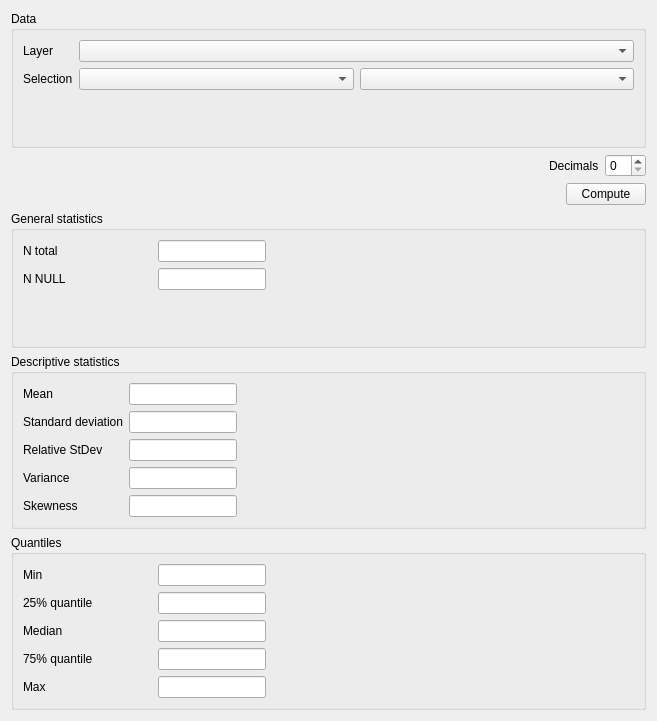
<?xml version="1.0" encoding="UTF-8"?>
<ui version="4.0">
 <class>descriptive_statistics_page</class>
 <widget class="QWidget" name="descriptive_statistics_page">
  <property name="geometry">
   <rect>
    <x>0</x>
    <y>0</y>
    <width>657</width>
    <height>721</height>
   </rect>
  </property>
  <property name="sizePolicy">
   <sizepolicy hsizetype="Maximum" vsizetype="Fixed">
    <horstretch>0</horstretch>
    <verstretch>0</verstretch>
   </sizepolicy>
  </property>
  <property name="windowTitle">
   <string>Form</string>
  </property>
  <layout class="QVBoxLayout" name="verticalLayout">
   <item>
    <widget class="QGroupBox" name="groupBox">
     <property name="title">
      <string>Data</string>
     </property>
     <layout class="QFormLayout" name="formLayout_4">
      <item row="0" column="0">
       <widget class="QLabel" name="label">
        <property name="text">
         <string>Layer</string>
        </property>
       </widget>
      </item>
      <item row="0" column="1">
       <widget class="QgsMapLayerComboBox" name="layer"/>
      </item>
      <item row="1" column="0">
       <widget class="QLabel" name="label_2">
        <property name="text">
         <string>Selection</string>
        </property>
       </widget>
      </item>
      <item row="1" column="1">
       <layout class="QHBoxLayout" name="horizontalLayout_3">
        <item>
         <widget class="QgsFieldComboBox" name="field"/>
        </item>
        <item>
         <widget class="QgsRasterBandComboBox" name="band"/>
        </item>
       </layout>
      </item>
     </layout>
    </widget>
   </item>
   <item>
    <layout class="QHBoxLayout" name="horizontalLayout">
     <item>
      <spacer name="horizontalSpacer">
       <property name="orientation">
        <enum>Qt::Horizontal</enum>
       </property>
       <property name="sizeHint" stdset="0">
        <size>
         <width>378</width>
         <height>20</height>
        </size>
       </property>
      </spacer>
     </item>
     <item>
      <widget class="QLabel" name="label_3">
       <property name="text">
        <string>Decimals</string>
       </property>
      </widget>
     </item>
     <item>
      <widget class="QSpinBox" name="decimals"/>
     </item>
    </layout>
   </item>
   <item>
    <layout class="QHBoxLayout" name="horizontalLayout_2">
     <item>
      <spacer name="horizontalSpacer_2">
       <property name="orientation">
        <enum>Qt::Horizontal</enum>
       </property>
       <property name="sizeHint" stdset="0">
        <size>
         <width>518</width>
         <height>20</height>
        </size>
       </property>
      </spacer>
     </item>
     <item>
      <widget class="QPushButton" name="compute_btn">
       <property name="text">
        <string>Compute</string>
       </property>
      </widget>
     </item>
    </layout>
   </item>
   <item>
    <widget class="QGroupBox" name="groupBox_2">
     <property name="title">
      <string>General statistics</string>
     </property>
     <layout class="QFormLayout" name="formLayout">
      <item row="0" column="0">
       <widget class="QLabel" name="label_4">
        <property name="minimumSize">
         <size>
          <width>129</width>
          <height>0</height>
         </size>
        </property>
        <property name="text">
         <string>N total</string>
        </property>
       </widget>
      </item>
      <item row="0" column="1">
       <widget class="QLineEdit" name="n_total">
        <property name="sizePolicy">
         <sizepolicy hsizetype="Maximum" vsizetype="Fixed">
          <horstretch>0</horstretch>
          <verstretch>0</verstretch>
         </sizepolicy>
        </property>
       </widget>
      </item>
      <item row="1" column="0">
       <widget class="QLabel" name="label_5">
        <property name="minimumSize">
         <size>
          <width>129</width>
          <height>0</height>
         </size>
        </property>
        <property name="text">
         <string>N NULL</string>
        </property>
       </widget>
      </item>
      <item row="1" column="1">
       <widget class="QLineEdit" name="n_null">
        <property name="sizePolicy">
         <sizepolicy hsizetype="Maximum" vsizetype="Fixed">
          <horstretch>0</horstretch>
          <verstretch>0</verstretch>
         </sizepolicy>
        </property>
       </widget>
      </item>
     </layout>
    </widget>
   </item>
   <item>
    <widget class="QGroupBox" name="groupBox_3">
     <property name="title">
      <string>Descriptive statistics</string>
     </property>
     <layout class="QFormLayout" name="formLayout_2">
      <item row="0" column="0">
       <widget class="QLabel" name="label_6">
        <property name="text">
         <string>Mean</string>
        </property>
       </widget>
      </item>
      <item row="0" column="1">
       <widget class="QLineEdit" name="mean">
        <property name="sizePolicy">
         <sizepolicy hsizetype="Maximum" vsizetype="Fixed">
          <horstretch>0</horstretch>
          <verstretch>0</verstretch>
         </sizepolicy>
        </property>
       </widget>
      </item>
      <item row="1" column="0">
       <widget class="QLabel" name="label_7">
        <property name="text">
         <string>Standard deviation</string>
        </property>
       </widget>
      </item>
      <item row="1" column="1">
       <widget class="QLineEdit" name="standard_deviation">
        <property name="sizePolicy">
         <sizepolicy hsizetype="Maximum" vsizetype="Fixed">
          <horstretch>0</horstretch>
          <verstretch>0</verstretch>
         </sizepolicy>
        </property>
       </widget>
      </item>
      <item row="3" column="0">
       <widget class="QLabel" name="label_8">
        <property name="text">
         <string>Relative StDev</string>
        </property>
       </widget>
      </item>
      <item row="4" column="0">
       <widget class="QLabel" name="label_9">
        <property name="text">
         <string>Variance</string>
        </property>
       </widget>
      </item>
      <item row="4" column="1">
       <widget class="QLineEdit" name="variance">
        <property name="sizePolicy">
         <sizepolicy hsizetype="Maximum" vsizetype="Fixed">
          <horstretch>0</horstretch>
          <verstretch>0</verstretch>
         </sizepolicy>
        </property>
       </widget>
      </item>
      <item row="5" column="0">
       <widget class="QLabel" name="label_10">
        <property name="text">
         <string>Skewness</string>
        </property>
       </widget>
      </item>
      <item row="5" column="1">
       <widget class="QLineEdit" name="skewness">
        <property name="sizePolicy">
         <sizepolicy hsizetype="Maximum" vsizetype="Fixed">
          <horstretch>0</horstretch>
          <verstretch>0</verstretch>
         </sizepolicy>
        </property>
       </widget>
      </item>
      <item row="3" column="1">
       <widget class="QLineEdit" name="relative_standard_deviation">
        <property name="sizePolicy">
         <sizepolicy hsizetype="Maximum" vsizetype="Fixed">
          <horstretch>0</horstretch>
          <verstretch>0</verstretch>
         </sizepolicy>
        </property>
       </widget>
      </item>
     </layout>
    </widget>
   </item>
   <item>
    <widget class="QGroupBox" name="groupBox_4">
     <property name="minimumSize">
      <size>
       <width>129</width>
       <height>0</height>
      </size>
     </property>
     <property name="title">
      <string>Quantiles</string>
     </property>
     <layout class="QFormLayout" name="formLayout_3">
      <item row="4" column="0">
       <widget class="QLabel" name="label_13">
        <property name="minimumSize">
         <size>
          <width>129</width>
          <height>0</height>
         </size>
        </property>
        <property name="text">
         <string>25% quantile</string>
        </property>
       </widget>
      </item>
      <item row="4" column="1">
       <widget class="QLineEdit" name="quantile_25">
        <property name="sizePolicy">
         <sizepolicy hsizetype="Maximum" vsizetype="Fixed">
          <horstretch>0</horstretch>
          <verstretch>0</verstretch>
         </sizepolicy>
        </property>
       </widget>
      </item>
      <item row="5" column="0">
       <widget class="QLabel" name="label_15">
        <property name="minimumSize">
         <size>
          <width>129</width>
          <height>0</height>
         </size>
        </property>
        <property name="text">
         <string>Median</string>
        </property>
       </widget>
      </item>
      <item row="6" column="0">
       <widget class="QLabel" name="label_14">
        <property name="minimumSize">
         <size>
          <width>129</width>
          <height>0</height>
         </size>
        </property>
        <property name="text">
         <string>75% quantile</string>
        </property>
       </widget>
      </item>
      <item row="7" column="0">
       <widget class="QLabel" name="label_12">
        <property name="text">
         <string>Max</string>
        </property>
       </widget>
      </item>
      <item row="6" column="1">
       <widget class="QLineEdit" name="quantile_75">
        <property name="sizePolicy">
         <sizepolicy hsizetype="Maximum" vsizetype="Fixed">
          <horstretch>0</horstretch>
          <verstretch>0</verstretch>
         </sizepolicy>
        </property>
       </widget>
      </item>
      <item row="5" column="1">
       <widget class="QLineEdit" name="median">
        <property name="sizePolicy">
         <sizepolicy hsizetype="Maximum" vsizetype="Fixed">
          <horstretch>0</horstretch>
          <verstretch>0</verstretch>
         </sizepolicy>
        </property>
       </widget>
      </item>
      <item row="7" column="1">
       <widget class="QLineEdit" name="max">
        <property name="sizePolicy">
         <sizepolicy hsizetype="Maximum" vsizetype="Fixed">
          <horstretch>0</horstretch>
          <verstretch>0</verstretch>
         </sizepolicy>
        </property>
       </widget>
      </item>
      <item row="3" column="1">
       <widget class="QLineEdit" name="min">
        <property name="sizePolicy">
         <sizepolicy hsizetype="Maximum" vsizetype="Fixed">
          <horstretch>0</horstretch>
          <verstretch>0</verstretch>
         </sizepolicy>
        </property>
       </widget>
      </item>
      <item row="3" column="0">
       <widget class="QLabel" name="label_11">
        <property name="minimumSize">
         <size>
          <width>129</width>
          <height>0</height>
         </size>
        </property>
        <property name="text">
         <string>Min</string>
        </property>
       </widget>
      </item>
     </layout>
    </widget>
   </item>
  </layout>
 </widget>
 <customwidgets>
  <customwidget>
   <class>QgsFieldComboBox</class>
   <extends>QComboBox</extends>
   <header>qgsfieldcombobox.h</header>
  </customwidget>
  <customwidget>
   <class>QgsMapLayerComboBox</class>
   <extends>QComboBox</extends>
   <header>qgsmaplayercombobox.h</header>
  </customwidget>
  <customwidget>
   <class>QgsRasterBandComboBox</class>
   <extends>QComboBox</extends>
   <header>qgsrasterbandcombobox.h</header>
  </customwidget>
 </customwidgets>
 <resources/>
 <connections/>
</ui>
